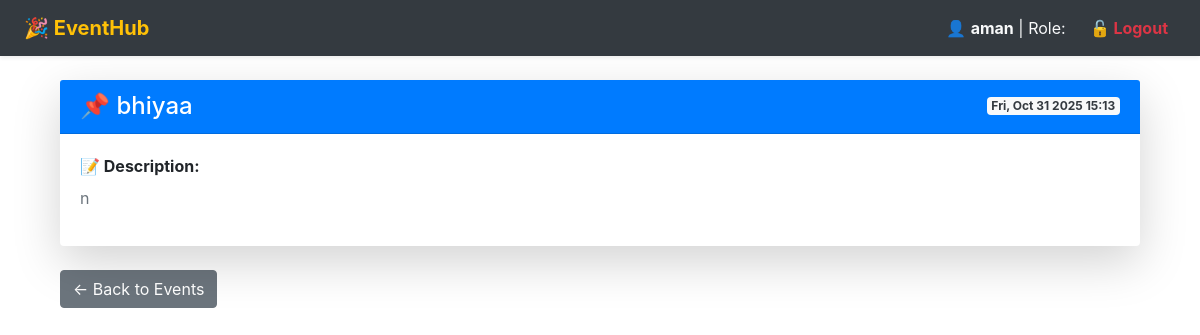
Screenshot of /event/24/ (signed in) with the database file from the repository.
### eventapp/models.py (models this page shows, shortened)
class Event(models.Model):
    title = models.CharField(max_length=100)
    date = models.DateTimeField()
    description = models.TextField()
    max_capacity = models.PositiveIntegerField(null=True, blank=True)

### eventapp/views.py (the view)
# urls.py: path('event/<int:event_id>/', views.event_detail, name='event_detail'),
@login_required
def event_detail(request, event_id):
    event = get_object_or_404(Event, id=event_id)
    attendees = Attendee.objects.filter(event=event)
    return render(request, 'eventapp/event_detail.html', {
        'event': event,
        'attendees': attendees
    })

### eventapp/templates/eventapp/event_detail.html (shortened to what this page needs)
{% extends 'base.html' %}
{% block content %}
<div class="container mt-4">
  <div class="card shadow-lg border-0">
    <div class="card-header bg-primary text-white d-flex justify-content-between align-items-center">
      <h4 class="mb-0">📌 {{ event.title }}</h4>
      <span class="badge badge-light text-dark">{{ event.date|date:"D, M d Y H:i" }}</span>
    </div>
    <div class="card-body">
      <p class="mb-2"><strong>📝 Description:</strong></p>
      <p class="text-muted">{{ event.description }}</p>
    </div>
  </div>
  <div class="mt-4">
    <a href="{% url 'event_list' %}" class="btn btn-secondary">← Back to Events</a>
  </div>
</div>
{% endblock %}

### templates/navbar.html (shortened to what this page needs)
<nav class="navbar navbar-expand-lg navbar-dark bg-dark px-4 shadow-sm">
  <a class="navbar-brand font-weight-bold text-warning" href="{% url 'home' %}">
    🎉 EventHub
  </a>
  <div class="collapse navbar-collapse" id="navbarNav">
    <ul class="navbar-nav ml-auto align-items-center">
      {% if user.is_authenticated %}
        <li class="nav-item">
          <span class="navbar-text text-light mr-3">
            👤 <strong>{{ user.username }}</strong> | Role:
          </span>
        </li>
        <li class="nav-item">
          <a class="nav-link logout-link text-danger font-weight-bold" href="{% url 'logout' %}">
            🔓 Logout
          </a>
        </li>
      {% endif %}
    </ul>
  </div>
</nav>

### rows the page displays
Event: title "bhiyaa", date "Fri, Oct 31 2025 15:13", description "n"

### other values shown
{{ user.username }} "aman"
